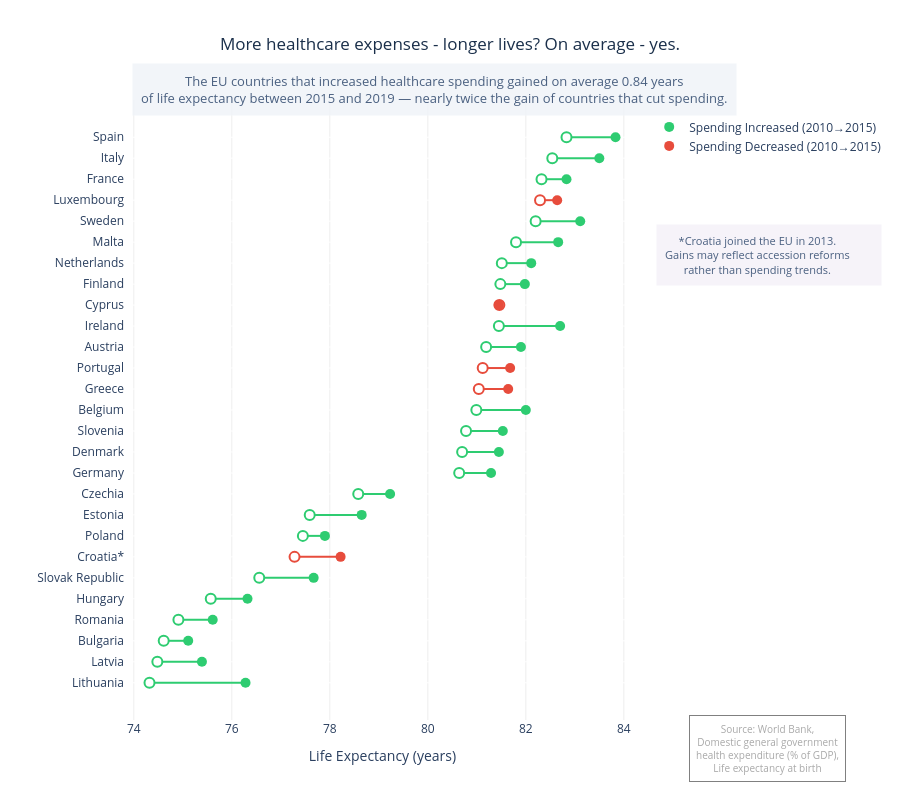

Notebook code cell kept with this figure:
### Code cell
fig = go.Figure()  

legend_shown = {"Increased": False, "Decreased": False}

for _, row in df.sort_values("life_2015").iterrows():
    color = colors[row["spend_group"]]
    group = row["spend_group"]
    show = not legend_shown[group]

    fig.add_trace(go.Scatter(
        x=[row["life_2015"], row["life_2019"]],
        y=[row["country"], row["country"]],
        mode="lines",
        line=dict(color=color, width=2),
        showlegend=False
    ))

    fig.add_trace(go.Scatter(
        x=[row["life_2015"]],
        y=[row["country"]],
        mode="markers",
        marker=dict(color="white", size=10, line=dict(color=color, width=2)),
        showlegend=False
    ))

    fig.add_trace(go.Scatter(
        x=[row["life_2019"]],
        y=[row["country"]],
        mode="markers",
        marker=dict(color=color, size=10),
        name=f"Spending {group} (2010→2015)",
        showlegend=show,
        hovertemplate=f"<b>{row['country']}</b><br>2015: {row['life_2015']:.1f}<br>2019: {row['life_2019']:.1f}<br>Spending: {row['spend_change_pct']:+.1f}%<extra></extra>"
    ))

    legend_shown[group] = True

fig.update_layout(
    #title=dict(
        #text="More healthcare expenses - longer lives? On average - yes.<br><sup> The countries that increased healthcare spending gained on average 0.84 years <br> of life expectancy between 2015 and 2019 — nearly twice the gain of countries that cut spending.</sup>",
        #x=0.5,
        #xanchor="center"
    #),
    title=dict(
    text="More healthcare expenses - longer lives? On average - yes.",
    x=0.5,
    xanchor="center",
    font=dict(color="#1a2f4a")  # your dark blue
),
    xaxis_title="Life Expectancy (years)",
    yaxis_title="",
    height=800,
    plot_bgcolor="white",
    xaxis=dict(
        range=[df[["life_2015", "life_2019"]].min().min() - 0.5,
               df[["life_2015", "life_2019"]].max().max() + 0.5],
        gridcolor="#eeeeee"
    ),
    legend=dict(
        x=1.48,
        y=0.98,
        xanchor="right",
        yanchor="top"
    ),
)

# Annotation 1: source
fig.add_annotation(
    text="Source: World Bank,<br>Domestic general government<br>health expenditure (% of GDP),<br>Life expectancy at birth",
    xref="paper", yref="paper",
    x=1.4, y=-0.1,
    showarrow=False,
    font=dict(size=10, color="darkgrey"),
    xanchor="right",
    bordercolor="grey",
    borderwidth=1,
    borderpad=6,
    bgcolor="white"
)


# Annotation 2: Croatia note
fig.add_annotation(
    text="*Croatia joined the EU in 2013.        <br>Gains may reflect accession reforms        <br>rather than spending trends.        ",
    xref="paper", yref="paper",
    x=1.47, y=0.8,
    showarrow=False,
    font=dict(size=11, color="#4a6080"),
    xanchor="right",
    bgcolor="rgba(245, 241, 248, 0.85)",
    bordercolor="rgba(0,0,0,0)",
    borderpad=8
)

# Annotation 3: subtitle
fig.add_annotation(
    text="The EU countries that increased healthcare spending gained on average 0.84 years<br>of life expectancy between 2015 and 2019 — nearly twice the gain of countries that cut spending.",
    xref="paper", yref="paper",
    x=0.6, y=1.06,
    showarrow=False,
    font=dict(size=13, color="#4a6080"),
    xanchor="center",
    yanchor="top",
    bgcolor="rgba(240, 244, 248, 0.85)",
    bordercolor="rgba(0,0,0,0)",
    borderpad=8
)


                   
    
fig.show()
    
#More healthcare expenses - longer lives? On average - yes.
#The few EU countries that cut healthcare spending between 2010 and 2015 saw smaller life expectancy gains five year later.

### Figure 1 — Plotly figure (JSON) as saved in the notebook; plotly's stock layout.template omitted (floating-point values rounded to 4 significant figures)
{"data": [{"line": {"color": "#2ecc71", "width": 2}, "mode": "lines", "showlegend": false, "type": "scatter", "x": [74.32, 76.28], "y": ["Lithuania", "Lithuania"]}, {"marker": {"color": "white", "line": {"color": "#2ecc71", "width": 2}, "size": 10}, "mode": "markers", "showlegend": false, "type": "scatter", "x": [74.32], "y": ["Lithuania"]}, {"hovertemplate": "<b>Lithuania</b><br>2015: 74.3<br>2019: 76.3<br>Spending: +28.0%<extra></extra>", "marker": {"color": "#2ecc71", "size": 10}, "mode": "markers", "name": "Spending Increased (2010→2015)", "showlegend": true, "type": "scatter", "x": [76.28], "y": ["Lithuania"]}, {"line": {"color": "#2ecc71", "width": 2}, "mode": "lines", "showlegend": false, "type": "scatter", "x": [74.48, 75.39], "y": ["Latvia", "Latvia"]}, {"marker": {"color": "white", "line": {"color": "#2ecc71", "width": 2}, "size": 10}, "mode": "markers", "showlegend": false, "type": "scatter", "x": [74.48], "y": ["Latvia"]}, {"hovertemplate": "<b>Latvia</b><br>2015: 74.5<br>2019: 75.4<br>Spending: +28.4%<extra></extra>", "marker": {"color": "#2ecc71", "size": 10}, "mode": "markers", "name": "Spending Increased (2010→2015)", "showlegend": false, "type": "scatter", "x": [75.39], "y": ["Latvia"]}, {"line": {"color": "#2ecc71", "width": 2}, "mode": "lines", "showlegend": false, "type": "scatter", "x": [74.61, 75.11], "y": ["Bulgaria", "Bulgaria"]}, {"marker": {"color": "white", "line": {"color": "#2ecc71", "width": 2}, "size": 10}, "mode": "markers", "showlegend": false, "type": "scatter", "x": [74.61], "y": ["Bulgaria"]}, {"hovertemplate": "<b>Bulgaria</b><br>2015: 74.6<br>2019: 75.1<br>Spending: +32.9%<extra></extra>", "marker": {"color": "#2ecc71", "size": 10}, "mode": "markers", "name": "Spending Increased (2010→2015)", "showlegend": false, "type": "scatter", "x": [75.11], "y": ["Bulgaria"]}, {"line": {"color": "#2ecc71", "width": 2}, "mode": "lines", "showlegend": false, "type": "scatter", "x": [74.91, 75.61], "y": ["Romania", "Romania"]}, {"marker": {"color": "white", "line": {"color": "#2ecc71", "width": 2}, "size": 10}, "mode": "markers", "showlegend": false, "type": "scatter", "x": [74.91], "y": ["Romania"]}, {"hovertemplate": "<b>Romania</b><br>2015: 74.9<br>2019: 75.6<br>Spending: +6.5%<extra></extra>", "marker": {"color": "#2ecc71", "size": 10}, "mode": "markers", "name": "Spending Increased (2010→2015)", "showlegend": false, "type": "scatter", "x": [75.61], "y": ["Romania"]}, {"line": {"color": "#2ecc71", "width": 2}, "mode": "lines", "showlegend": false, "type": "scatter", "x": [75.57, 76.32], "y": ["Hungary", "Hungary"]}, {"marker": {"color": "white", "line": {"color": "#2ecc71", "width": 2}, "size": 10}, "mode": "markers", "showlegend": false, "type": "scatter", "x": [75.57], "y": ["Hungary"]}, {"hovertemplate": "<b>Hungary</b><br>2015: 75.6<br>2019: 76.3<br>Spending: +15.9%<extra></extra>", "marker": {"color": "#2ecc71", "size": 10}, "mode": "markers", "name": "Spending Increased (2010→2015)", "showlegend": false, "type": "scatter", "x": [76.32], "y": ["Hungary"]}, {"line": {"color": "#2ecc71", "width": 2}, "mode": "lines", "showlegend": false, "type": "scatter", "x": [76.56, 77.67], "y": ["Slovak Republic", "Slovak Republic"]}, {"marker": {"color": "white", "line": {"color": "#2ecc71", "width": 2}, "size": 10}, "mode": "markers", "showlegend": false, "type": "scatter", "x": [76.56], "y": ["Slovak Republic"]}, {"hovertemplate": "<b>Slovak Republic</b><br>2015: 76.6<br>2019: 77.7<br>Spending: +15.8%<extra></extra>", "marker": {"color": "#2ecc71", "size": 10}, "mode": "markers", "name": "Spending Increased (2010→2015)", "showlegend": false, "type": "scatter", "x": [77.67], "y": ["Slovak Republic"]}, {"line": {"color": "#e74c3c", "width": 2}, "mode": "lines", "showlegend": false, "type": "scatter", "x": [77.28, 78.22], "y": ["Croatia*", "Croatia*"]}, {"marker": {"color": "white", "line": {"color": "#e74c3c", "width": 2}, "size": 10}, "mode": "markers", "showlegend": false, "type": "scatter", "x": [77.28], "y": ["Croatia*"]}, {"hovertemplate": "<b>Croatia*</b><br>2015: 77.3<br>2019: 78.2<br>Spending: -2.2%<extra></extra>", "marker": {"color": "#e74c3c", "size": 10}, "mode": "markers", "name": "Spending Decreased (2010→2015)", "showlegend": true, "type": "scatter", "x": [78.22], "y": ["Croatia*"]}, {"line": {"color": "#2ecc71", "width": 2}, "mode": "lines", "showlegend": false, "type": "scatter", "x": [77.45, 77.9], "y": ["Poland", "Poland"]}, {"marker": {"color": "white", "line": {"color": "#2ecc71", "width": 2}, "size": 10}, "mode": "markers", "showlegend": false, "type": "scatter", "x": [77.45], "y": ["Poland"]}, {"hovertemplate": "<b>Poland</b><br>2015: 77.5<br>2019: 77.9<br>Spending: +23.5%<extra></extra>", "marker": {"color": "#2ecc71", "size": 10}, "mode": "markers", "name": "Spending Increased (2010→2015)", "showlegend": false, "type": "scatter", "x": [77.9], "y": ["Poland"]}, {"line": {"color": "#2ecc71", "width": 2}, "mode": "lines", "showlegend": false, "type": "scatter", "x": [77.59, 78.65], "y": ["Estonia", "Estonia"]}, {"marker": {"color": "white", "line": {"color": "#2ecc71", "width": 2}, "size": 10}, "mode": "markers", "showlegend": false, "type": "scatter", "x": [77.59], "y": ["Estonia"]}, {"hovertemplate": "<b>Estonia</b><br>2015: 77.6<br>2019: 78.7<br>Spending: +38.1%<extra></extra>", "marker": {"color": "#2ecc71", "size": 10}, "mode": "markers", "name": "Spending Increased (2010→2015)", "showlegend": false, "type": "scatter", "x": [78.65], "y": ["Estonia"]}, {"line": {"color": "#2ecc71", "width": 2}, "mode": "lines", "showlegend": false, "type": "scatter", "x": [78.58, 79.23], "y": ["Czechia", "Czechia"]}, {"marker": {"color": "white", "line": {"color": "#2ecc71", "width": 2}, "size": 10}, "mode": "markers", "showlegend": false, "type": "scatter", "x": [78.58], "y": ["Czechia"]}, {"hovertemplate": "<b>Czechia</b><br>2015: 78.6<br>2019: 79.2<br>Spending: +17.3%<extra></extra>", "marker": {"color": "#2ecc71", "size": 10}, "mode": "markers", "name": "Spending Increased (2010→2015)", "showlegend": false, "type": "scatter", "x": [79.23], "y": ["Czechia"]}, {"line": {"color": "#2ecc71", "width": 2}, "mode": "lines", "showlegend": false, "type": "scatter", "x": [80.64, 81.29], "y": ["Germany", "Germany"]}, {"marker": {"color": "white", "line": {"color": "#2ecc71", "width": 2}, "size": 10}, "mode": "markers", "showlegend": false, "type": "scatter", "x": [80.64], "y": ["Germany"]}, {"hovertemplate": "<b>Germany</b><br>2015: 80.6<br>2019: 81.3<br>Spending: +26.2%<extra></extra>", "marker": {"color": "#2ecc71", "size": 10}, "mode": "markers", "name": "Spending Increased (2010→2015)", "showlegend": false, "type": "scatter", "x": [81.29], "y": ["Germany"]}, {"line": {"color": "#2ecc71", "width": 2}, "mode": "lines", "showlegend": false, "type": "scatter", "x": [80.7, 81.45], "y": ["Denmark", "Denmark"]}, {"marker": {"color": "white", "line": {"color": "#2ecc71", "width": 2}, "size": 10}, "mode": "markers", "showlegend": false, "type": "scatter", "x": [80.7], "y": ["Denmark"]}, {"hovertemplate": "<b>Denmark</b><br>2015: 80.7<br>2019: 81.5<br>Spending: +11.3%<extra></extra>", "marker": {"color": "#2ecc71", "size": 10}, "mode": "markers", "name": "Spending Increased (2010→2015)", "showlegend": false, "type": "scatter", "x": [81.45], "y": ["Denmark"]}, {"line": {"color": "#2ecc71", "width": 2}, "mode": "lines", "showlegend": false, "type": "scatter", "x": [80.78, 81.53], "y": ["Slovenia", "Slovenia"]}, {"marker": {"color": "white", "line": {"color": "#2ecc71", "width": 2}, "size": 10}, "mode": "markers", "showlegend": false, "type": "scatter", "x": [80.78], "y": ["Slovenia"]}, {"hovertemplate": "<b>Slovenia</b><br>2015: 80.8<br>2019: 81.5<br>Spending: +11.2%<extra></extra>", "marker": {"color": "#2ecc71", "size": 10}, "mode": "markers", "name": "Spending Increased (2010→2015)", "showlegend": false, "type": "scatter", "x": [81.53], "y": ["Slovenia"]}, {"line": {"color": "#2ecc71", "width": 2}, "mode": "lines", "showlegend": false, "type": "scatter", "x": [80.99, 82], "y": ["Belgium", "Belgium"]}, {"marker": {"color": "white", "line": {"color": "#2ecc71", "width": 2}, "size": 10}, "mode": "markers", "showlegend": false, "type": "scatter", "x": [80.99], "y": ["Belgium"]}, {"hovertemplate": "<b>Belgium</b><br>2015: 81.0<br>2019: 82.0<br>Spending: +22.8%<extra></extra>", "marker": {"color": "#2ecc71", "size": 10}, "mode": "markers", "name": "Spending Increased (2010→2015)", "showlegend": false, "type": "scatter", "x": [82], "y": ["Belgium"]}, {"line": {"color": "#e74c3c", "width": 2}, "mode": "lines", "showlegend": false, "type": "scatter", "x": [81.04, 81.64], "y": ["Greece", "Greece"]}, {"marker": {"color": "white", "line": {"color": "#e74c3c", "width": 2}, "size": 10}, "mode": "markers", "showlegend": false, "type": "scatter", "x": [81.04], "y": ["Greece"]}, {"hovertemplate": "<b>Greece</b><br>2015: 81.0<br>2019: 81.6<br>Spending: -31.5%<extra></extra>", "marker": {"color": "#e74c3c", "size": 10}, "mode": "markers", "name": "Spending Decreased (2010→2015)", "showlegend": false, "type": "scatter", "x": [81.64], "y": ["Greece"]}, {"line": {"color": "#e74c3c", "width": 2}, "mode": "lines", "showlegend": false, "type": "scatter", "x": [81.12, 81.68], "y": ["Portugal", "Portugal"]}, {"marker": {"color": "white", "line": {"color": "#e74c3c", "width": 2}, "size": 10}, "mode": "markers", "showlegend": false, "type": "scatter", "x": [81.12], "y": ["Portugal"]}, {"hovertemplate": "<b>Portugal</b><br>2015: 81.1<br>2019: 81.7<br>Spending: -6.6%<extra></extra>", "marker": {"color": "#e74c3c", "size": 10}, "mode": "markers", "name": "Spending Decreased (2010→2015)", "showlegend": false, "type": "scatter", "x": [81.68], "y": ["Portugal"]}, {"line": {"color": "#2ecc71", "width": 2}, "mode": "lines", "showlegend": false, "type": "scatter", "x": [81.19, 81.9], "y": ["Austria", "Austria"]}, {"marker": {"color": "white", "line": {"color": "#2ecc71", "width": 2}, "size": 10}, "mode": "markers", "showlegend": false, "type": "scatter", "x": [81.19], "y": ["Austria"]}, {"hovertemplate": "<b>Austria</b><br>2015: 81.2<br>2019: 81.9<br>Spending: +21.3%<extra></extra>", "marker": {"color": "#2ecc71", "size": 10}, "mode": "markers", "name": "Spending Increased (2010→2015)", "showlegend": false, "type": "scatter", "x": [81.9], "y": ["Austria"]}, {"line": {"color": "#2ecc71", "width": 2}, "mode": "lines", "showlegend": false, "type": "scatter", "x": [81.45, 82.7], "y": ["Ireland", "Ireland"]}, {"marker": {"color": "white", "line": {"color": "#2ecc71", "width": 2}, "size": 10}, "mode": "markers", "showlegend": false, "type": "scatter", "x": [81.45], "y": ["Ireland"]}, {"hovertemplate": "<b>Ireland</b><br>2015: 81.5<br>2019: 82.7<br>Spending: +5.4%<extra></extra>", "marker": {"color": "#2ecc71", "size": 10}, "mode": "markers", "name": "Spending Increased (2010→2015)", "showlegend": false, "type": "scatter", "x": [82.7], "y": ["Ireland"]}, {"line": {"color": "#e74c3c", "width": 2}, "mode": "lines", "showlegend": false, "type": "scatter", "x": [81.46, 81.45], "y": ["Cyprus", "Cyprus"]}, {"marker": {"color": "white", "line": {"color": "#e74c3c", "width": 2}, "size": 10}, "mode": "markers", "showlegend": false, "type": "scatter", "x": [81.46], "y": ["Cyprus"]}, {"hovertemplate": "<b>Cyprus</b><br>2015: 81.5<br>2019: 81.5<br>Spending: -11.0%<extra></extra>", "marker": {"color": "#e74c3c", "size": 10}, "mode": "markers", "name": "Spending Decreased (2010→2015)", "showlegend": false, "type": "scatter", "x": [81.45], "y": ["Cyprus"]}, {"line": {"color": "#2ecc71", "width": 2}, "mode": "lines", "showlegend": false, "type": "scatter", "x": [81.48, 81.98], "y": ["Finland", "Finland"]}, {"marker": {"color": "white", "line": {"color": "#2ecc71", "width": 2}, "size": 10}, "mode": "markers", "showlegend": false, "type": "scatter", "x": [81.48], "y": ["Finland"]}, {"hovertemplate": "<b>Finland</b><br>2015: 81.5<br>2019: 82.0<br>Spending: +15.2%<extra></extra>", "marker": {"color": "#2ecc71", "size": 10}, "mode": "markers", "name": "Spending Increased (2010→2015)", "showlegend": false, "type": "scatter", "x": [81.98], "y": ["Finland"]}, {"line": {"color": "#2ecc71", "width": 2}, "mode": "lines", "showlegend": false, "type": "scatter", "x": [81.51, 82.11], "y": ["Netherlands", "Netherlands"]}, {"marker": {"color": "white", "line": {"color": "#2ecc71", "width": 2}, "size": 10}, "mode": "markers", "showlegend": false, "type": "scatter", "x": [81.51], "y": ["Netherlands"]}, {"hovertemplate": "<b>Netherlands</b><br>2015: 81.5<br>2019: 82.1<br>Spending: +9.6%<extra></extra>", "marker": {"color": "#2ecc71", "size": 10}, "mode": "markers", "name": "Spending Increased (2010→2015)", "showlegend": false, "type": "scatter", "x": [82.11], "y": ["Netherlands"]}, {"line": {"color": "#2ecc71", "width": 2}, "mode": "lines", "showlegend": false, "type": "scatter", "x": [81.8, 82.66], "y": ["Malta", "Malta"]}, {"marker": {"color": "white", "line": {"color": "#2ecc71", "width": 2}, "size": 10}, "mode": "markers", "showlegend": false, "type": "scatter", "x": [81.8], "y": ["Malta"]}, {"hovertemplate": "<b>Malta</b><br>2015: 81.8<br>2019: 82.7<br>Spending: +39.3%<extra></extra>", "marker": {"color": "#2ecc71", "size": 10}, "mode": "markers", "name": "Spending Increased (2010→2015)", "showlegend": false, "type": "scatter", "x": [82.66], "y": ["Malta"]}, {"line": {"color": "#2ecc71", "width": 2}, "mode": "lines", "showlegend": false, "type": "scatter", "x": [82.2, 83.11], "y": ["Sweden", "Sweden"]}, {"marker": {"color": "white", "line": {"color": "#2ecc71", "width": 2}, "size": 10}, "mode": "markers", "showlegend": false, "type": "scatter", "x": [82.2], "y": ["Sweden"]}, {"hovertemplate": "<b>Sweden</b><br>2015: 82.2<br>2019: 83.1<br>Spending: +55.6%<extra></extra>", "marker": {"color": "#2ecc71", "size": 10}, "mode": "markers", "name": "Spending Increased (2010→2015)", "showlegend": false, "type": "scatter", "x": [83.11], "y": ["Sweden"]}, {"line": {"color": "#e74c3c", "width": 2}, "mode": "lines", "showlegend": false, "type": "scatter", "x": [82.29, 82.64], "y": ["Luxembourg", "Luxembourg"]}, {"marker": {"color": "white", "line": {"color": "#e74c3c", "width": 2}, "size": 10}, "mode": "markers", "showlegend": false, "type": "scatter", "x": [82.29], "y": ["Luxembourg"]}, {"hovertemplate": "<b>Luxembourg</b><br>2015: 82.3<br>2019: 82.6<br>Spending: -10.2%<extra></extra>", "marker": {"color": "#e74c3c", "size": 10}, "mode": "markers", "name": "Spending Decreased (2010→2015)", "showlegend": false, "type": "scatter", "x": [82.64], "y": ["Luxembourg"]}, {"line": {"color": "#2ecc71", "width": 2}, "mode": "lines", "showlegend": false, "type": "scatter", "x": [82.32, 82.83], "y": ["France", "France"]}, {"marker": {"color": "white", "line": {"color": "#2ecc71", "width": 2}, "size": 10}, "mode": "markers", "showlegend": false, "type": "scatter", "x": [82.32], "y": ["France"]}, {"hovertemplate": "<b>France</b><br>2015: 82.3<br>2019: 82.8<br>Spending: +19.5%<extra></extra>", "marker": {"color": "#2ecc71", "size": 10}, "mode": "markers", "name": "Spending Increased (2010→2015)", "showlegend": false, "type": "scatter", "x": [82.83], "y": ["France"]}, {"line": {"color": "#2ecc71", "width": 2}, "mode": "lines", "showlegend": false, "type": "scatter", "x": [82.54, 83.5], "y": ["Italy", "Italy"]}, {"marker": {"color": "white", "line": {"color": "#2ecc71", "width": 2}, "size": 10}, "mode": "markers", "showlegend": false, "type": "scatter", "x": [82.54], "y": ["Italy"]}, {"hovertemplate": "<b>Italy</b><br>2015: 82.5<br>2019: 83.5<br>Spending: +0.2%<extra></extra>", "marker": {"color": "#2ecc71", "size": 10}, "mode": "markers", "name": "Spending Increased (2010→2015)", "showlegend": false, "type": "scatter", "x": [83.5], "y": ["Italy"]}, {"line": {"color": "#2ecc71", "width": 2}, "mode": "lines", "showlegend": false, "type": "scatter", "x": [82.83, 83.83], "y": ["Spain", "Spain"]}, {"marker": {"color": "white", "line": {"color": "#2ecc71", "width": 2}, "size": 10}, "mode": "markers", "showlegend": false, "type": "scatter", "x": [82.83], "y": ["Spain"]}, {"hovertemplate": "<b>Spain</b><br>2015: 82.8<br>2019: 83.8<br>Spending: +5.5%<extra></extra>", "marker": {"color": "#2ecc71", "size": 10}, "mode": "markers", "name": "Spending Increased (2010→2015)", "showlegend": false, "type": "scatter", "x": [83.83], "y": ["Spain"]}], "layout": {"annotations": [{"bgcolor": "white", "bordercolor": "grey", "borderpad": 6, "borderwidth": 1, "font": {"color": "darkgrey", "size": 10}, "showarrow": false, "text": "Source: World Bank,<br>Domestic general government<br>health expenditure (% of GDP),<br>Life expectancy at birth", "x": 1.4, "xanchor": "right", "xref": "paper", "y": -0.1, "yref": "paper"}, {"bgcolor": "rgba(245, 241, 248, 0.85)", "bordercolor": "rgba(0,0,0,0)", "borderpad": 8, "font": {"color": "#4a6080", "size": 11}, "showarrow": false, "text": "*Croatia joined the EU in 2013.        <br>Gains may reflect accession reforms        <br>rather than spending trends.        ", "x": 1.47, "xanchor": "right", "xref": "paper", "y": 0.8, "yref": "paper"}, {"bgcolor": "rgba(240, 244, 248, 0.85)", "bordercolor": "rgba(0,0,0,0)", "borderpad": 8, "font": {"color": "#4a6080", "size": 13}, "showarrow": false, "text": "The EU countries that increased healthcare spending gained on average 0.84 years<br>of life expectancy between 2015 and 2019 — nearly twice the gain of countries that cut spending.", "x": 0.6, "xanchor": "center", "xref": "paper", "y": 1.06, "yanchor": "top", "yref": "paper"}], "height": 800, "legend": {"x": 1.48, "xanchor": "right", "y": 0.98, "yanchor": "top"}, "plot_bgcolor": "white", "title": {"font": {"color": "#1a2f4a"}, "text": "More healthcare expenses - longer lives? On average - yes.", "x": 0.5, "xanchor": "center"}, "xaxis": {"gridcolor": "#eeeeee", "range": [73.82, 84.33], "title": {"text": "Life Expectancy (years)"}}, "yaxis": {"title": {"text": ""}}}}
